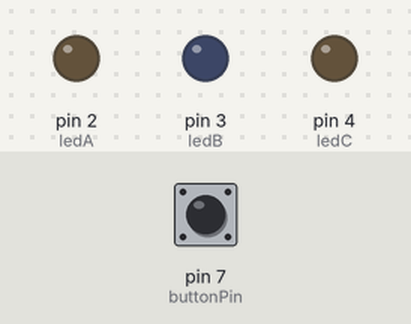
Recording of a sketch running on a simulated Arduino Uno, built with avr-gcc and run on an emulated ATmega328P. Shown: output pins drawn as LEDs (lit = HIGH). Inputs (shaded band) come from the test bench; at power-on: pin 7 (buttonPin) LOW.

Above: at 1.2 s.
1.3 s: pin 7 (buttonPin) pulsed HIGH 5 times (0.12 s each, 0.3 s apart)
At 3.4 s:
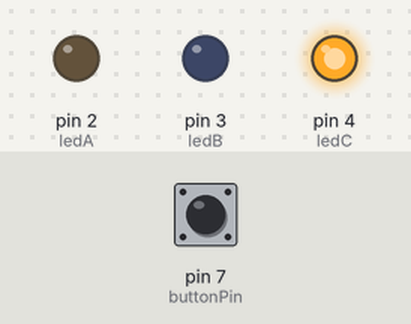
4.3 s: pin 7 (buttonPin) pulled HIGH for 0.15 s
At 4.8 s:
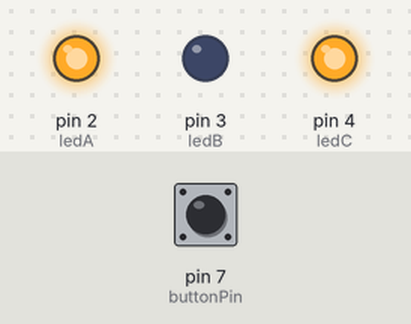
5.9 s: pin 7 (buttonPin) pulled HIGH for 1 s
At 6.8 s:
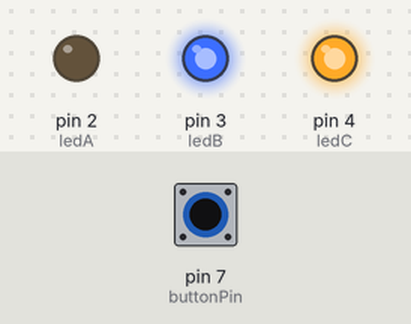
8.4 s: pin 7 (buttonPin) pulled HIGH for 0.15 s
At 9.6 s:
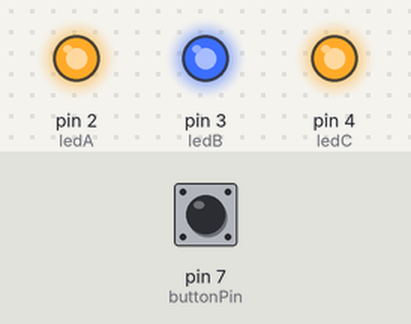
10.0 s: pin 7 (buttonPin) pulled HIGH for 3.2 s
At 10.4 s:
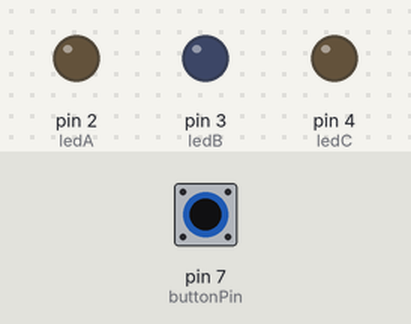
Timing chart, 0 to 13.0 s (numbered marks = the images above; inputs shaded):
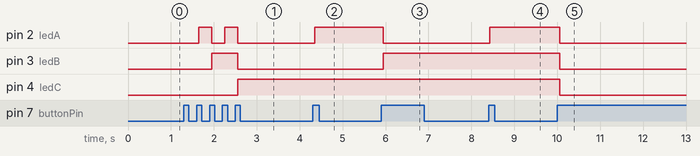

Measured:
- after the input at 1.3 s, pin 2 (ledA): alternates HIGH for 0.30 s and LOW for 0.30 s, 4 changes in all, then stays LOW, starting after 0.35 s; pin 3 (ledB): LOW → HIGH after 0.65 s, → LOW 0.60 s later; pin 4 (ledC): LOW → HIGH after 1.3 s
- after the input at 4.3 s, pin 2 (ledA): LOW → HIGH after 0.05 s
- after the input at 5.9 s, pin 2 (ledA): HIGH → LOW at once; pin 3 (ledB): LOW → HIGH at once
- after the input at 8.4 s, pin 2 (ledA): LOW → HIGH at once
- after the input at 10.0 s, pin 2 (ledA), pin 3 (ledB), pin 4 (ledC): HIGH → LOW after 0.05 s

The sketch:

disco.ino
```cpp
/*
  BINARY DISCO
  /o/ ...  \o/ ... \o\

  WHAT IS THIS
  3 blinking LEDs: a binary counter.

  CIRCUIT
  Connect 3 LEDs to pins 2, 3 and 4.
  Don't forget necessary resistors.
  I used three 220 Ohm resistors, one\
  for each LED.

 */

int ledA = 2;
int ledB = 3;
int ledC = 4;
int buttonPin = 7;

// count up
int counter = 0;

// how many ms to sleep between each count
int sleep = 300;

int lastButtonState = LOW;

// the setup routine runs once when you press reset:
void setup() {
  pinMode(ledA, OUTPUT);
  pinMode(ledB, OUTPUT);
  pinMode(ledC, OUTPUT);
  pinMode(buttonPin, INPUT);
}

// the loop routine runs over and over again forever:
void loop() {
  int buttonState = digitalRead(buttonPin);
  delay(30);

  // only react to button-down
  if ((buttonState == HIGH) && (buttonState != lastButtonState)) {
    next();
  }

  lastButtonState = buttonState;
}

void next() {
  // determine values for binary clock digits
  int valA = counter & 1;
  int valB = (counter & 2) >> 1;
  int valC = (counter & 4) >> 2;

  // update LEDs according to digits
  digitalWrite(ledA, valA == 1 ? HIGH : LOW);
  digitalWrite(ledB, valB == 1 ? HIGH : LOW);
  digitalWrite(ledC, valC == 1 ? HIGH : LOW);

  counter++;
}
```
